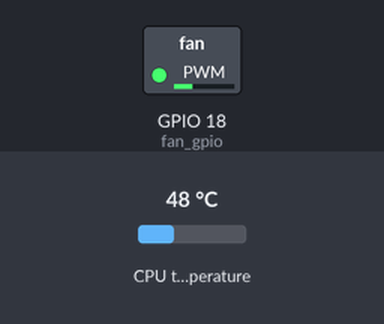
A program run on a simulated Raspberry Pi (BCM pin numbers). On the bench: switched loads named in the program (green lamp = pin HIGH). The test bench sets the inputs (shaded band); at power-on: CPU temperature 48 °C.

Above: at 1.2 s.
1.3 s: CPU temperature set to 46 °C
11.3 s: CPU temperature set to 43 °C
At 21.0 s:
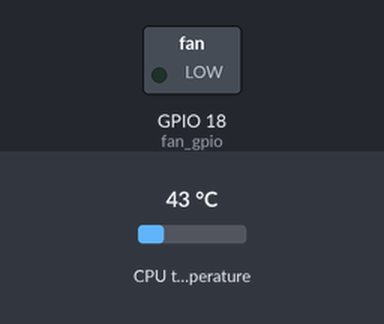
21.5 s: CPU temperature set to 48 °C
31.5 s: CPU temperature set to 51 °C
At 41.0 s:
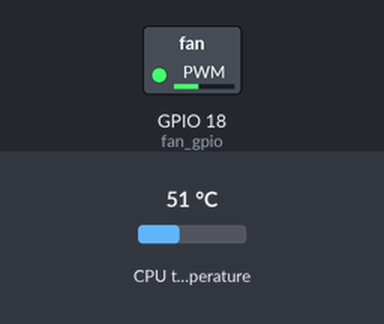
41.5 s: CPU temperature set to 55 °C
At 51.0 s:
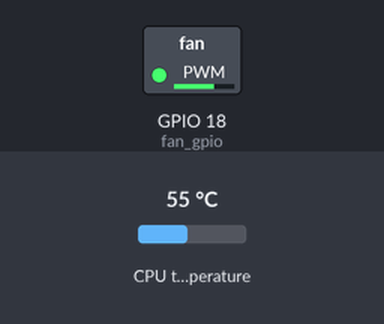
51.5 s: CPU temperature set to 31 °C
At 61.1 s:
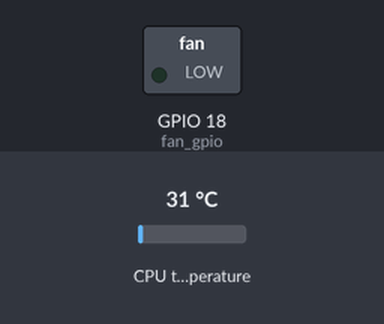
Timing chart, 0 to 62.5 s (numbered marks = the images above; inputs shaded):
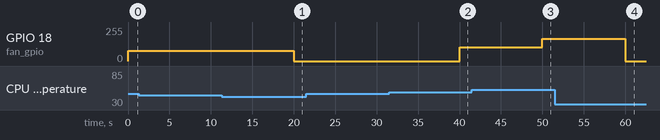

The program:

fan-supervisor.py
```python
#!/usr/bin/env python3
import RPi.GPIO as GPIO
from gpiozero import CPUTemperature
from time import sleep

class FanSupervisor:

    # fan control settings
    fan_gpio = 18  # GPIO
    fan_low  = 45  # fan OFF below this temp, fan_min% to fan_max% pwm above this
    fan_high = 60  # fan fan_max% pwm above this temp
    fan_time = 10  # sampling time in seconds
    fan_min  = 30  # minimum pwm duty cycle when running (stops stalling)
    fan_max  = 100  # maximum pwm duty cycle when running
    fan_freq = 100  # fan freq in Hz
    hysteresis = 2.0  # temp hysteresis, change fan speed only when edge values are reached

    # auxiliary variables
    dc = 0  # fan speed
    lastCheck = 0.0  # value of last temp check when calculating fan speed
    tempHigh = 0.0  # calculate fan speed when temp is higher than
    tempLow = 0.0  # calculate fan speed when temp is lower than

    def __init__(self) -> None:
        # setup
        GPIO.setmode(GPIO.BCM)
        GPIO.setwarnings(False)
        GPIO.setup(self.fan_gpio, GPIO.OUT)
        self.pwm = GPIO.PWM(self.fan_gpio, self.fan_freq)  # set pwm at fan_freq
        self.pwm.start(0)  # start pwm with 0 duty cycle (stopped)

    def __del__(self):
        GPIO.cleanup()

    def supervise(self) -> None:
        while True:
            self.checkTemperature()
            sleep(self.fan_time)

    def checkTemperature(self) -> None:
        temp = CPUTemperature().temperature
        newDc = self.dc

        if temp > self.tempHigh or temp < self.tempLow:
            newDc = self.calculateFanSpeed(temp)

        if self.lastCheck > self.fan_low and newDc != self.dc:
            self.dc = newDc
            self.pwm.ChangeDutyCycle(self.dc)
        elif self.lastCheck < self.fan_low:
            self.pwm.ChangeDutyCycle(0)

    def calculateFanSpeed(self, temp: float) -> int:
        self.lastCheck = temp
        self.tempHigh = temp + self.hysteresis
        self.tempLow = temp - self.hysteresis

        dc = int(((temp - self.fan_low)/(self.fan_high - self.fan_low)) * 100)
        dc = max(dc, self.fan_min)
        dc = min(dc, self.fan_max)

        return dc

if __name__ == '__main__':
    try:
        fanSupervisor = FanSupervisor()
        fanSupervisor.supervise()
    except KeyboardInterrupt as exception:
        pass
    except Exception as exception:
        print(exception)
```

Measured:
- the behaviour switches between 45 and 44 °C on CPU temperature (found by bisection; images 0 and 1)
- the behaviour switches between 49 and 50 °C on CPU temperature (found by bisection; images 1 and 2)
- the behaviour switches between 53 and 54 °C on CPU temperature (found by bisection; images 2 and 3)
- after the input at 1.3 s, every drawn part: stays the same
- after the input at 11.3 s, GPIO 18 (fan_gpio): 77/255 → 0/255 after 8.7 s
- after the input at 21.5 s, every drawn part: stays the same
- after the input at 31.5 s, GPIO 18 (fan_gpio): 0/255 → 102/255 after 8.5 s
- after the input at 41.5 s, GPIO 18 (fan_gpio): 102/255 → 168/255 after 8.5 s
- after the input at 51.5 s, GPIO 18 (fan_gpio): 168/255 → 0/255 after 8.5 s
